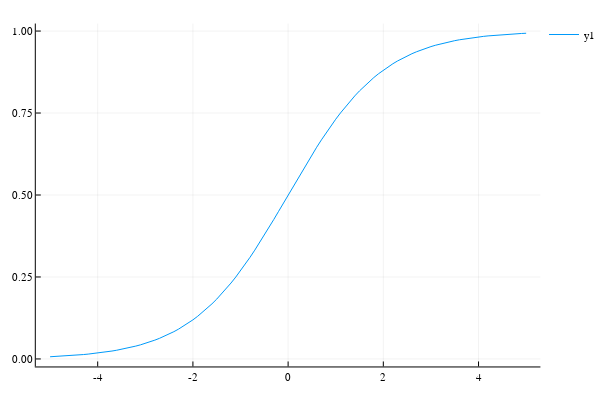

Notebook cell for this chart:
### Code cell
# シグモイド関数プロット
plot(a, sigmoid.(a))

### Figure 1 — Plotly figure (JSON) as saved in the notebook; plotly's stock layout.template omitted (floating-point values rounded to 4 significant figures)
{"data": [{"colorbar": {"title": ""}, "hoverinfo": "text", "legendgroup": "y1", "line": {"color": "rgba(0, 154, 250, 1.000)", "dash": "solid", "shape": "linear", "width": 1}, "mode": "lines", "name": "y1", "showlegend": true, "text": [null, null, null, null, null, null, null, null, null, null, null, null, null, null, null, null, null, null, null, null, null, null, null, null, null, null, null, null, null, null, null, null, null, null, null, null, null, null, null, null, null, null, null, null, null, null, null, null, null, null, null, null, null, null, null, null, null, null, null, null, null, null, null, null, null, null, null, null, null, null, null, null, null, null, null, null, null, null, null, null, null, null, null, null, null, null, null, null, null, null, null, null, null, null, null, null, null, null, null, null, null], "type": "scatter", "x": [-5, -4.9, -4.8, -4.7, -4.6, -4.5, -4.4, -4.3, -4.2, -4.1, -4, -3.9, -3.8, -3.7, -3.6, -3.5, -3.4, -3.3, -3.2, -3.1, -3, -2.9, -2.8, -2.7, -2.6, -2.5, -2.4, -2.3, -2.2, -2.1, -2, -1.9, -1.8, -1.7, -1.6, -1.5, -1.4, -1.3, -1.2, -1.1, -1, -0.9, -0.8, -0.7, -0.6, -0.5, -0.4, -0.3, -0.2, -0.1, 0, 0.1, 0.2, 0.3, 0.4, 0.5, 0.6, 0.7, 0.8, 0.9, 1, 1.1, 1.2, 1.3, 1.4, 1.5, 1.6, 1.7, 1.8, 1.9, 2, 2.1, 2.2, 2.3, 2.4, 2.5, 2.6, 2.7, 2.8, 2.9, 3, 3.1, 3.2, 3.3, 3.4, 3.5, 3.6, 3.7, 3.8, 3.9, 4, 4.1, 4.2, 4.3, 4.4, 4.5, 4.6, 4.7, 4.8, 4.9, 5], "xaxis": "x1", "y": [0.006693, 0.007392, 0.008163, 0.009013, 0.009952, 0.01099, 0.01213, 0.01339, 0.01477, 0.0163, 0.01799, 0.01984, 0.02188, 0.02413, 0.0266, 0.02931, 0.0323, 0.03557, 0.03917, 0.04311, 0.04743, 0.05215, 0.05732, 0.06297, 0.06914, 0.07586, 0.08317, 0.09112, 0.09975, 0.1091, 0.1192, 0.1301, 0.1419, 0.1545, 0.168, 0.1824, 0.1978, 0.2142, 0.2315, 0.2497, 0.2689, 0.2891, 0.31, 0.3318, 0.3543, 0.3775, 0.4013, 0.4256, 0.4502, 0.475, 0.5, 0.525, 0.5498, 0.5744, 0.5987, 0.6225, 0.6457, 0.6682, 0.69, 0.7109, 0.7311, 0.7503, 0.7685, 0.7858, 0.8022, 0.8176, 0.832, 0.8455, 0.8581, 0.8699, 0.8808, 0.8909, 0.9002, 0.9089, 0.9168, 0.9241, 0.9309, 0.937, 0.9427, 0.9478, 0.9526, 0.9569, 0.9608, 0.9644, 0.9677, 0.9707, 0.9734, 0.9759, 0.9781, 0.9802, 0.982, 0.9837, 0.9852, 0.9866, 0.9879, 0.989, 0.99, 0.991, 0.9918, 0.9926, 0.9933], "yaxis": "y1", "zmax": 0.1, "zmin": -0.1}], "layout": {"annotations": [], "height": 400, "legend": {"bgcolor": "rgba(255, 255, 255, 1.000)", "bordercolor": "rgba(0, 0, 0, 1.000)", "font": {"color": "rgba(0, 0, 0, 1.000)", "family": "sans-serif", "size": 11}, "tracegroupgap": 0, "x": 1, "y": 1}, "margin": {"b": 20, "l": 0, "r": 0, "t": 20}, "paper_bgcolor": "rgba(255, 255, 255, 1.000)", "plot_bgcolor": "rgba(255, 255, 255, 1.000)", "showlegend": true, "width": 600, "xaxis": {"anchor": "y1", "domain": [0.06582, 0.9934], "gridcolor": "rgba(0, 0, 0, 0.100)", "gridwidth": 0.5, "linecolor": "rgba(0, 0, 0, 1.000)", "mirror": false, "range": [-5.3, 5.3], "showgrid": true, "showline": true, "showticklabels": true, "tickangle": 0, "tickcolor": "rgb(0, 0, 0)", "tickfont": {"color": "rgba(0, 0, 0, 1.000)", "family": "sans-serif", "size": 11}, "tickmode": "array", "ticks": "inside", "ticktext": ["-4", "-2", "0", "2", "4"], "tickvals": [-4, -2, 0, 2, 4], "title": "", "titlefont": {"color": "rgba(0, 0, 0, 1.000)", "family": "sans-serif", "size": 15}, "type": "-", "visible": true, "zeroline": false, "zerolinecolor": "rgba(0, 0, 0, 1.000)"}, "yaxis": {"anchor": "x1", "domain": [0.03762, 0.9902], "gridcolor": "rgba(0, 0, 0, 0.100)", "gridwidth": 0.5, "linecolor": "rgba(0, 0, 0, 1.000)", "mirror": false, "range": [-0.02291, 1.023], "showgrid": true, "showline": true, "showticklabels": true, "tickangle": 0, "tickcolor": "rgb(0, 0, 0)", "tickfont": {"color": "rgba(0, 0, 0, 1.000)", "family": "sans-serif", "size": 11}, "tickmode": "array", "ticks": "inside", "ticktext": ["0.00", "0.25", "0.50", "0.75", "1.00"], "tickvals": [0, 0.25, 0.5, 0.75, 1], "title": "", "titlefont": {"color": "rgba(0, 0, 0, 1.000)", "family": "sans-serif", "size": 15}, "type": "-", "visible": true, "zeroline": false, "zerolinecolor": "rgba(0, 0, 0, 1.000)"}}}
